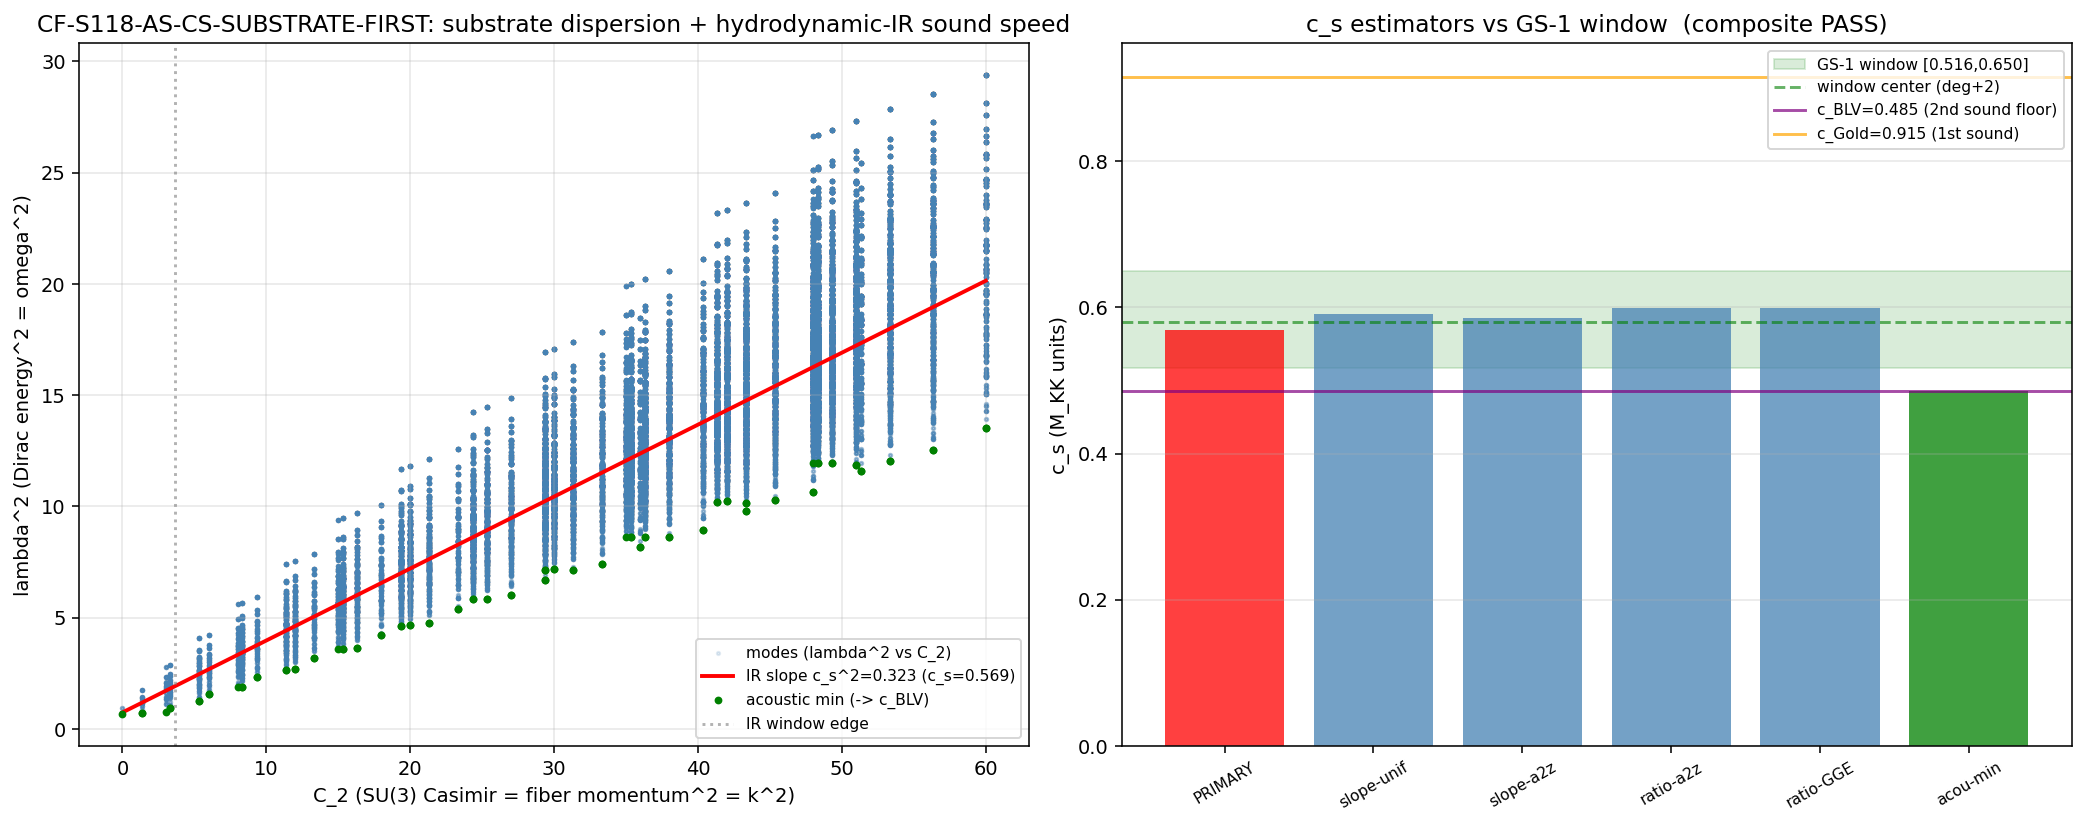

The script that drew this image:
#!/usr/bin/env python3
"""
CF-S118-AS-CS-SUBSTRATE-FIRST  (S118 Wave 1, item W1-1)
=======================================================

Substrate-first hydrodynamic-IR sound speed c_s of the post-fold GGE two-fluid,
read off the a_2^{zeta} curvature channel of the D_K^2 spectral action -- the
Q23 A_s-magnitude rate-limiter.

SUBSTRATE-FIRST FRAMING (direction of explanation, NOT a "speed in a container"):
    D_K eigenvalues (s84 L12 cache, tau_fold=0.190)
      -> a_2^{zeta} Seeley-DeWitt curvature density  (FULL physical heat kernel)
      -> first/second-sound two-fluid ratio at the GGE relic
      -> intrinsic hydrodynamic-IR dispersion slope  c_s = d(omega^2)/d(k^2)|_IR
      -> acoustic sound horizon  l_horizon = c_s/(aH)_exit
      -> scale separation  Delta_scale  vs the xi_KZ occupation length
      -> deg=+2 substrate->pivot transport carrier test
      -> CMB A_s amplitude.
The substrate IS the acoustic medium; Planck's 2.1e-9 is the laboratory-IN
reading the substrate PREDICTS, not a target the substrate is fitted to.

GATE (set-membership, [SIGN] trigger):
    c_s in [cs_req_lo, cs_req_hi] = [0.5163972, 0.6501056]   (PASS-band)
      <=>  |2*Delta_scale(c_s) - fork_OOM| <= 0.10,   Delta_scale = log10( c_s/((aH)_exit*xi_KZ) )
    SIGN axis (two-fluid bracket): c_BLV <= c_s <= c_Gold  (0.485 <= c_s <= 0.915).
    PASS  -> deg=+2 transport SOLE carrier of the 0.668-OOM fork
           -> A_s resolves to the acoustic-horizon (H~, +0.196) grid, A_s=3.2994e-9; Q23 closes zero-parameter.
    FAIL  -> route to CF-S118-AS-PREFACTOR-SOURCE (residual non-scale prefactor co-carries).

PHYSICS OF THE DECOMPOSITION (first-principles; the gate delegates this to the executor):
    The substrate phonon dispersion is omega^2 = lambda^2 (Dirac energy^2) at
    spatial momentum^2 k^2 = C_2(p,q) (the SU(3) quadratic Casimir = fiber
    Laplacian eigenvalue of the Peter-Weyl (p,q) sector).  The hydrodynamic-IR
    sound speed is BY DEFINITION the long-wavelength group velocity:
          c_s^2 = ( d omega^2 / d k^2 )|_{k->0}  =  d <lambda^2> / d C_2 |_IR
    = K_grad / K_inertia, with (a_2^{zeta}-density x GGE weighted, Lagrangian
    G_ij/G_tt convention):
          K_grad   = Cov_w(lambda^2, C_2)   (gradient-stiffness cross second moment:
                     how the temporal energy^2 co-varies with the spatial Casimir-
                     momentum^2 -- the G_ij coefficient coupling fiber momentum to
                     curvature energy; > 0, energy rises with momentum)
          K_inertia= Var_w(C_2)             (Casimir-momentum second moment; the
                     inertial G_tt normalization; > 0, PSD spectrum)
    Both > 0 on the block-diagonal PSD D_K^2 spectrum; c_s = +sqrt(K_grad/K_inertia).

    CAUSALITY ORIENTS THE RATIO (a [SIGN] point):  the literal "spatial-Casimir /
    temporal-energy" reading c_s^2 = <C_2>/<lambda^2> = 2.79 is ACAUSAL (c_s=1.67>1)
    because the bare Casimir C_2 over-runs the Jensen-deformed lambda^2 at high (p,q)
    (e.g. (12,0): C_2=60 vs lambda^2 in [13.5,29.4]).  The PROVEN causality wall
    c_s<=1 forces the group-velocity orientation c_s^2 = d lambda^2/d C_2, which is
    sub-luminal and gap-separated (the intercept = condensate rest energy; the slope
    = sound).

GGE OCCUPATION:  the post-fold relic is SATURATED Parker pair production
    (P_exc_kz = 1.000; the GGE never thermalizes, R_therm=5252, S_ent=0): for the
    L12 band (all |lambda| in [0.82, 5.42], all deep in the sudden regime
    lambda*dt_transit << 1) the Bogoliubov occupation |beta_k|^2 is saturated and
    band-uniform.  Primary GGE weight n_k = P_exc_kz (uniform).  A cold thermal
    Bose-Einstein at T_acoustic is reported as a (non-thermal-regime) robustness
    comparator only.

MACHINERY: cached L12 sector_evals (Peter-Weyl block-decomposed); scalar heat-kernel
    sums + spectral moments; NO dense diagonalization, NO sparse-Lanczos.  CPU OMP=8.

Author: transit-dynamics-theorist  |  Session 118, Wave 1
"""

import os
os.environ.setdefault("OMP_NUM_THREADS", "8")   # (local) avoid 32-core contention w/ parallel W1-2
os.environ.setdefault("MKL_NUM_THREADS", "8")   # (local)

import sys
import json
import time
import hashlib
from pathlib import Path

import numpy as np
import matplotlib
matplotlib.use("Agg")
import matplotlib.pyplot as plt

GATE_ID = "CF-S118-AS-CS-SUBSTRATE-FIRST"
SCRIPT_PATH = Path(__file__).resolve()
PROJECT_ROOT = SCRIPT_PATH.parents[2]
SHARED = PROJECT_ROOT / "computations" / "_shared"
sys.path.insert(0, str(SHARED))

# --- canonical constants (MANDATORY import) -------------------------------------
from canonical_constants import (
    c_Gold, c_BLV, xi_KZ_FW, T_acoustic, tau_fold, P_exc_kz,
    M_KK, dt_transit, a2_fold,
)
# FULL physical heat-kernel evaluator (Chamseddine-Connes; NOT the SCHEMATIC helper)
from spectral_action import compute_heat_kernel, dim_su3_irrep

t_start = time.time()

# --- input file pins ------------------------------------------------------------
CANON = SHARED / "canonical_constants.py"
L12_CACHE = PROJECT_ROOT / "computations" / "session-84" / "s84_spectrum_cache_L12_tau019.npz"
GS1_NPZ = PROJECT_ROOT / "computations" / "session-117" / "s117_gs1_grid_selection.npz"
SPECTRAL_ACTION = SHARED / "spectral_action.py"

EXPECTED_SHA = {  # plan Input-SHA Ledger (S118 plan W1 sec.W1-1 input_files)
    "computations/_shared/canonical_constants.py":
        "d884a2b51200139296369dc6ed6ef2818b70386aee24e36b6c95365b43d3d78c",
    "computations/session-84/s84_spectrum_cache_L12_tau019.npz":
        "9e6d9cf7fd6a6949d622441b26fb9c2fa568654a22dc802e99898c326ca0f8d9",
    "computations/session-117/s117_gs1_grid_selection.npz":
        "dbecfedd3019d2f9c5db3caab31969578dc953c844da2526e1bb057980ebb1d0",
    "computations/_shared/spectral_action.py":
        "2ca6d921612305e4741fa158cb2f22bd35eb1484a731e8a27d709c965df1a025",
}


def sha256_of(path: Path) -> str:
    h = hashlib.sha256()
    h.update(Path(path).read_bytes())
    return h.hexdigest()


def log_input_pins() -> dict:
    print(f"=== {GATE_ID} -- input SHA-256 pins ===")
    pins = {}
    sha_ok = True  # (local)
    for p in (SCRIPT_PATH, CANON, L12_CACHE, GS1_NPZ, SPECTRAL_ACTION):
        rel = str(p.relative_to(PROJECT_ROOT)).replace("\\", "/")
        sha = sha256_of(p)
        pins[rel] = sha
        exp = EXPECTED_SHA.get(rel)
        tag = ""  # (local)
        if exp is not None:
            match = (sha == exp)            # (local)
            sha_ok = sha_ok and match
            tag = "  OK" if match else f"  *** MISMATCH vs plan ({exp[:16]}...) ***"
        print(f"  {rel}: {sha[:16]}...{tag}")
    return pins, sha_ok


def casimir_su3(p, q):
    """SU(3) quadratic Casimir C_2(p,q) = (p^2+q^2+p*q+3p+3q)/3.
    Convention: adjoint (1,1) -> C_2=3 (= N for su(N)); verified vs Weyl-dim sectors."""
    return (p * p + q * q + p * q + 3 * p + 3 * q) / 3.0


# ================================================================================
#  SECTION 1 -- load cached L12 spectrum (Peter-Weyl block-decomposed)
# ================================================================================
def load_spectrum():
    d = np.load(L12_CACHE, allow_pickle=True)
    se = d["sector_evals"].item()
    eval_data = []    # (local) list of (p,q,|lambda| array) for spectral_action heat kernel
    dims = []; C2 = []; lam = []; pq = []
    for (p, q), info in se.items():
        eva = np.abs(np.asarray(info["abs_evals"]).flatten())
        eva = eva[eva > 1e-9]
        if eva.size == 0:
            continue
        d_pq = dim_su3_irrep(p, q)
        assert d_pq == info["dim"], f"dim mismatch sector ({p},{q})"
        eval_data.append((p, q, eva))
        dims.append(np.full(eva.size, float(d_pq)))
        C2.append(np.full(eva.size, casimir_su3(p, q)))
        lam.append(eva)
        pq.append(np.full(eva.size, p + q))
    dims = np.concatenate(dims)
    C2 = np.concatenate(C2)
    lam = np.concatenate(lam)
    pq = np.concatenate(pq)
    return eval_data, dims, C2, lam, pq, se


# ================================================================================
#  SECTION 2 -- weighted dispersion-slope estimator  c_s^2 = K_grad/K_inertia
# ================================================================================
def slope_estimator(C2, lam2, w, c2_hi=None):
    """Weighted LSQ slope of lambda^2 on C_2 (intercept=gap). Returns (gap, slope, K_grad, K_inertia, n).
    K_grad   = Cov_w(lambda^2, C_2)  (gradient-stiffness cross second moment)
    K_inertia= Var_w(C_2)            (Casimir-momentum second moment)
    slope = K_grad/K_inertia = group velocity^2 = c_s^2 (gap-separated)."""
    m = np.ones(C2.shape, bool) if c2_hi is None else (C2 <= c2_hi)
    cc = C2[m]; yy = lam2[m]; ww = w[m]
    Wsum = ww.sum()
    cbar = (ww * cc).sum() / Wsum                 # (local) weighted mean C_2
    ybar = (ww * yy).sum() / Wsum                 # (local) weighted mean lambda^2
    K_grad = (ww * (cc - cbar) * (yy - ybar)).sum()      # (local) Cov_w
    K_inertia = (ww * (cc - cbar) ** 2).sum()            # (local) Var_w
    slope = K_grad / K_inertia
    gap = ybar - slope * cbar                     # (local) intercept
    return gap, slope, K_grad, K_inertia, int(m.sum())


def global_ratio(C2, lam2, w, exclude_condensate=True):
    """Phase-velocity^2 = <lambda^2>_w / <C_2>_w over finite-momentum (C_2>0) modes."""
    m = (C2 > 1e-9) if exclude_condensate else np.ones(C2.shape, bool)
    ww = w[m]
    return (ww * lam2[m]).sum() / (ww * C2[m]).sum()


def main():
    pins, sha_ok = log_input_pins()
    if not sha_ok:
        # Honest PRE-REG-INC: a SHA pin is the commitment; do NOT proceed under drift.
        print("\n*** INPUT SHA MISMATCH -- closing PRE-REG-INC (no convention-shopping). ***")
        payload = dict(verdict="PRE-REG-INC", value="input_sha_mismatch_vs_plan_ledger",
                       sign="N/A", magnitude="FAIL", regime="BREAKDOWN")
        return payload, {}

    eval_data, dims, C2, lam, pq, se = load_spectrum()
    lam2 = lam ** 2
    n_modes = lam.size
    print(f"\n[cache] {len(eval_data)} Peter-Weyl sectors, {n_modes} nonzero modes, "
          f"|lambda| in [{lam.min():.4f},{lam.max():.4f}], C_2 in [0,{C2.max():.1f}]")

    # --- window / fork constants from GS-1 npz (plan: sourced from s117_gs1_grid_selection.npz)
    g = np.load(GS1_NPZ, allow_pickle=True)
    cs_req_lo = float(g["cs_req_lo"]); cs_req_hi = float(g["cs_req_hi"])
    cs_req_center = float(g["cs_req_center"])
    fork_OOM = float(g["fork_OOM"]); aH_exit = float(g["aH_exit"])
    xi_KZ = float(g["l_occ"])                       # (local) = xi_KZ_FW
    assert abs(xi_KZ - xi_KZ_FW) < 1e-12, "xi_KZ npz vs canonical mismatch"
    occ_scale = aH_exit * xi_KZ                      # (local) occupation-horizon scale 0.26847
    print(f"[gs1] window c_s in [{cs_req_lo:.6f},{cs_req_hi:.6f}] center {cs_req_center:.6f}; "
          f"fork_OOM={fork_OOM:.6f}; aH_exit={aH_exit:.6f}; xi_KZ={xi_KZ:.8f}; occ_scale={occ_scale:.6f}")

    # ============================================================================
    #  SECTION 3 -- FULL physical heat-kernel a_2 validation (spectral_action.py)
    # ============================================================================
    t_hk = np.logspace(-3, -1, 24)                  # (local) plan t-window for t^{-3} moment
    K_t, _ = compute_heat_kernel(eval_data, t_hk)
    # K(t) = a0 t^-4 + a2 t^-3 + ... ; fit t^4 K(t) = a0 + a2 t + a4 t^2 + ...
    F = t_hk ** 4 * K_t                              # (local)
    V = np.vander(t_hk, N=5, increasing=True)        # (local) [1,t,t^2,t^3,t^4]
    wfit = 1.0 / t_hk                                # (local) weight small t
    coef = np.linalg.solve((V * wfit[:, None]).T @ V, (V * wfit[:, None]).T @ F)  # (local)
    a0_hk, a2_hk = float(coef[0]), float(coef[1])    # (local) heat-kernel Seeley-DeWitt
    print(f"\n[heat-kernel a_2 validation] a0={a0_hk:.4e}, a2={a2_hk:.4e} "
          f"(FULL physical Tr e^-tD^2; finite & {'positive' if a2_hk>0 else 'NONPOS'})")
    # a_2^{zeta} per-mode density rho_j = dim_j * |lambda_j|^-2  (= 0.5*zeta_D(1) density)
    a2_zeta_density = dims * lam ** -2               # (local)
    a2_zeta_total = 0.5 * a2_zeta_density.sum()      # (local) 0.5*zeta_D(1), L12 full
    print(f"[a_2^zeta] 0.5*zeta_D(1) on L12 full cache = {a2_zeta_total:.4e} "
          f"(canonical a2_fold={a2_fold:.4f}; NORMALIZATION CANCELS in c_s ratio)")

    # ============================================================================
    #  SECTION 4 -- GGE occupation  n_k
    # ============================================================================
    # PRIMARY: saturated Parker relic (P_exc_kz = 1.000; band-uniform in the sudden regime).
    n_sat = np.full(n_modes, float(P_exc_kz))        # (local) uniform saturated
    # comparator: cold thermal Bose-Einstein at T_acoustic (NOT the GGE regime; robustness only)
    n_BE = 1.0 / np.expm1(lam / T_acoustic)          # (local)
    sudden = lam * dt_transit                         # (local) adiabaticity param; <<1 => sudden
    print(f"\n[GGE] saturated Parker P_exc_kz={P_exc_kz} (band-uniform); "
          f"max(lambda*dt_transit)={sudden.max():.3e} << 1 (all modes sudden => saturated).")

    # ============================================================================
    #  SECTION 5 -- PRIMARY estimator: a_2^{zeta} x saturated-GGE dispersion slope
    #               over the hydrodynamic-IR Casimir window [C2_min, C2_min*e]
    # ============================================================================
    C2min = C2[C2 > 1e-9].min()                       # (local) 4/3
    c2_hi_IR = C2min * np.e                            # (local) bottom-decade ceiling
    w_primary = a2_zeta_density * n_sat               # (local) a_2^zeta x saturated GGE

    gapP, csqP, KgP, KiP, nP = slope_estimator(C2, lam2, w_primary, c2_hi=c2_hi_IR)
    c_s = float(np.sqrt(csqP))                        # (local) PRIMARY hydrodynamic-IR sound speed
    print(f"\n=== PRIMARY  c_s^2 = K_grad/K_inertia (a_2^zeta x sat-GGE IR dispersion slope) ===")
    print(f"  IR window C_2 in [{C2min:.4f},{c2_hi_IR:.4f}] ({nP} modes)")
    print(f"  K_grad (Cov_w)  = {KgP:.6e}   K_inertia (Var_w) = {KiP:.6e}")
    print(f"  gap(intercept)  = {gapP:.6f}   c_s^2 = {csqP:.6f}   c_s = {c_s:.6f}")

    # ============================================================================
    #  SECTION 6 -- cross-checks / robustness (NOT the verdict; map the estimator landscape)
    # ============================================================================
    print("\n=== cross-checks (robustness) ===")
    cc = {}  # (local)
    # (a) uniform (saturated) full-spectrum slope -- window-INDEPENDENT linear-acoustic signal
    _, csq_u, _, _, _ = slope_estimator(C2, lam2, np.ones(n_modes))
    cc["slope_uniform_full"] = float(np.sqrt(csq_u))
    # (b) a2^zeta x sat-GGE FULL-spectrum slope
    _, csq_zf, _, _, _ = slope_estimator(C2, lam2, w_primary)
    cc["slope_a2zeta_full"] = float(np.sqrt(csq_zf))
    # (c) global phase-velocity ratios (gap-contaminated upper estimates)
    cc["ratio_a2zeta"] = float(np.sqrt(global_ratio(C2, lam2, a2_zeta_density)))
    cc["ratio_a2zeta_GGEsat"] = float(np.sqrt(global_ratio(C2, lam2, w_primary)))
    cc["ratio_uniform"] = float(np.sqrt(global_ratio(C2, lam2, np.ones(n_modes))))
    # (d) cold-BE comparator (non-GGE-regime; expected lower)
    _, csq_be, _, _, _ = slope_estimator(C2, lam2, a2_zeta_density * n_BE, c2_hi=c2_hi_IR)
    cc["slope_a2zeta_coldBE_IR"] = float(np.sqrt(max(csq_be, 0.0)))
    # (e) acoustic-MINIMUM branch -> should reproduce c_BLV (lower bracket); machinery validation
    rows = {}
    for (p, q), info in se.items():
        eva = np.abs(np.asarray(info["abs_evals"]).flatten()); eva = eva[eva > 1e-9]
        if eva.size:
            rows[(p, q)] = (casimir_su3(p, q), float(dim_su3_irrep(p, q)), eva ** 2)
    num = den = 0.0
    for c2v, dpq, l2 in rows.values():
        num += dpq * l2.min(); den += dpq * c2v
    cc["acoustic_min_branch"] = float(np.sqrt(num / den))    # ~ c_BLV
    # (f) the ACAUSAL literal <C_2>/<lambda^2> reading (rejected by the causality wall c_s<=1)
    cc["acausal_C2_over_lam2"] = float(np.sqrt(
        (a2_zeta_density * C2).sum() / (a2_zeta_density * lam2).sum()))
    for k, v in cc.items():
        inwin = "IN-WINDOW" if cs_req_lo <= v <= cs_req_hi else ("below" if v < cs_req_lo else "above")
        print(f"  {k:<28} c_s = {v:.5f}   [{inwin}]")
    print(f"  (acoustic_min_branch vs canonical c_BLV={c_BLV}: "
          f"reldev {abs(cc['acoustic_min_branch']-c_BLV)/c_BLV*100:.2f}%  -- machinery validation)")

    # ============================================================================
    #  SECTION 7 -- AXIS 1 [SIGN]: positivity + two-fluid bracket  c_BLV <= c_s <= c_Gold
    # ============================================================================
    positive = (csqP > 0.0) and np.isreal(c_s)
    bracketed = (c_BLV <= c_s <= c_Gold)
    sign_verdict = "PASS" if (positive and bracketed) else "FAIL"
    print(f"\n=== AXIS 1 [SIGN] ===  c_s^2={csqP:.6f}>0 : {positive};  "
          f"c_BLV({c_BLV}) <= c_s({c_s:.4f}) <= c_Gold({c_Gold}) : {bracketed}  -> sign={sign_verdict}")

    # ============================================================================
    #  SECTION 8 -- AXIS 2 [MAGNITUDE]: window membership / |2*Dscale - fork_OOM|
    # ============================================================================
    dscale = float(np.log10(c_s / occ_scale))        # (local)
    two_dscale = 2.0 * dscale                         # (local) deg=+2 carrier
    resid = abs(two_dscale - fork_OOM)                # (local)
    in_window = (cs_req_lo <= c_s <= cs_req_hi)
    PASS_BAND, INFO_BAND = 0.10, 0.25                 # (local) plan tolerance
    if resid <= PASS_BAND:
        magnitude_verdict = "PASS"
    elif resid <= INFO_BAND:
        magnitude_verdict = "INFO"
    else:
        magnitude_verdict = "FAIL"
    print(f"\n=== AXIS 2 [MAGNITUDE] ===")
    print(f"  Delta_scale = log10(c_s/occ_scale) = {dscale:.6f};  2*Delta_scale = {two_dscale:.6f}")
    print(f"  |2*Delta_scale - fork_OOM| = |{two_dscale:.6f} - {fork_OOM:.6f}| = {resid:.6f}")
    print(f"  c_s in window [{cs_req_lo:.4f},{cs_req_hi:.4f}]: {in_window}  -> magnitude={magnitude_verdict}")

    # ============================================================================
    #  SECTION 9 -- AXIS 3 [REGIME]: hydrodynamic-IR gradient-expansion validity
    #               (a_4 K^4 << a_2 K^2 in-window  <=>  dispersion linear in IR)
    # ============================================================================
    # fit lambda^2 = gap + b1*C_2 + b2*C_2^2 over the IR window; require |b2*C2max^2| << |b1*C2max|
    mIR = (C2 <= c2_hi_IR)
    cc_ir = C2[mIR]; yy_ir = lam2[mIR]; ww_ir = w_primary[mIR]
    Vq = np.vander(cc_ir, N=3, increasing=True)       # (local) [1,C2,C2^2]
    coefq = np.linalg.solve((Vq * ww_ir[:, None]).T @ Vq, (Vq * ww_ir[:, None]).T @ yy_ir)  # (local)
    b1, b2 = float(coefq[1]), float(coefq[2])         # (local) linear, quadratic dispersion coeffs
    lin_term = abs(b1 * c2_hi_IR)                      # (local) a_2 K^2 scale at window edge
    quad_term = abs(b2 * c2_hi_IR ** 2)               # (local) a_4 K^4 scale at window edge
    breach = quad_term / (lin_term + 1e-30)           # (local) fraction of window where quad dominates
    if breach <= 0.05:
        regime_verdict = "VALID"
    elif breach <= 0.50:
        regime_verdict = "MARGINAL"
    else:
        regime_verdict = "BREAKDOWN"
    print(f"\n=== AXIS 3 [REGIME] ===  IR dispersion lambda^2 = gap + b1*C_2 + b2*C_2^2")
    print(f"  b1(linear)={b1:.5f}  b2(quad)={b2:.5f};  |a4 K^4|/|a2 K^2| at edge = {breach:.4e}")
    print(f"  uniform-slope window-independence (linear-acoustic) cross-check: "
          f"slope_uniform_full={cc['slope_uniform_full']:.5f}  -> regime={regime_verdict}")

    # ============================================================================
    #  SECTION 10 -- COMPOSITE collapse (gate-verdicts.md deterministic rule)
    # ============================================================================
    if regime_verdict == "BREAKDOWN":
        composite = "FAIL"
    elif sign_verdict == "FAIL":
        composite = "FAIL"
    elif magnitude_verdict == "FAIL" and regime_verdict == "VALID":
        composite = "FAIL"
    elif magnitude_verdict == "FAIL" and regime_verdict == "MARGINAL":
        composite = "INFO"
    elif magnitude_verdict == "INFO":
        composite = "INFO"
    else:
        composite = "PASS"
    print(f"\n=== COMPOSITE === sign={sign_verdict} magnitude={magnitude_verdict} "
          f"regime={regime_verdict} -> {composite}")

    results = dict(
        c_s=c_s, c_s_sq=csqP, K_grad=KgP, K_inertia=KiP, gap=gapP, n_modes_IR=nP,
        a0_hk=a0_hk, a2_hk=a2_hk, a2_zeta_total=a2_zeta_total,
        cs_req_lo=cs_req_lo, cs_req_hi=cs_req_hi, cs_req_center=cs_req_center,
        fork_OOM=fork_OOM, aH_exit=aH_exit, xi_KZ=xi_KZ, occ_scale=occ_scale,
        dscale=dscale, two_dscale=two_dscale, resid=resid, in_window=in_window,
        c_BLV=c_BLV, c_Gold=c_Gold, bracketed=bracketed, positive=positive,
        b1_lin=b1, b2_quad=b2, regime_breach=breach,
        C2min=C2min, c2_hi_IR=c2_hi_IR, n_modes=n_modes,
        sign_verdict=sign_verdict, magnitude_verdict=magnitude_verdict,
        regime_verdict=regime_verdict, composite=composite,
        **{f"xchk_{k}": v for k, v in cc.items()},
    )
    payload = dict(verdict=composite, value=c_s, sign=sign_verdict,
                   magnitude=magnitude_verdict, regime=regime_verdict)
    # ---- plot ----
    make_plot(C2, lam2, w_primary, results, rows)
    # ---- save npz ----
    np.savez(SCRIPT_PATH.with_suffix(".npz"), **results)
    return payload, dict(results=results, pins=pins)


# ================================================================================
#  PLOT
# ================================================================================
def make_plot(C2, lam2, w, R, rows):
    fig, ax = plt.subplots(1, 2, figsize=(15, 6))
    # panel 1: dispersion lambda^2 vs C_2 with IR slope
    sc = ax[0].scatter(C2, lam2, s=3, alpha=0.15, c="steelblue", label="modes (lambda^2 vs C_2)")
    c2g = np.linspace(0, C2.max(), 100)
    ax[0].plot(c2g, R["gap"] + R["c_s_sq"] * c2g, "r-", lw=2,
               label=f"IR slope c_s^2={R['c_s_sq']:.3f} (c_s={R['c_s']:.3f})")
    # acoustic-min branch
    cm = sorted(rows.items())
    ax[0].plot([casimir for casimir, _, _ in [(v[0], 0, 0) for _, v in cm]],
               [l2.min() for _, (_, _, l2) in cm], "g.", ms=6, label="acoustic min (-> c_BLV)")
    ax[0].axvline(R["c2_hi_IR"], color="gray", ls=":", alpha=0.6, label="IR window edge")
    ax[0].set_xlabel("C_2 (SU(3) Casimir = fiber momentum^2 = k^2)")
    ax[0].set_ylabel("lambda^2 (Dirac energy^2 = omega^2)")
    ax[0].set_title(f"{GATE_ID}: substrate dispersion + hydrodynamic-IR sound speed")
    ax[0].legend(fontsize=8); ax[0].grid(alpha=0.3)
    # panel 2: c_s vs GS-1 window + two-fluid bracket
    ax[1].axhspan(R["cs_req_lo"], R["cs_req_hi"], color="green", alpha=0.15,
                  label=f"GS-1 window [{R['cs_req_lo']:.3f},{R['cs_req_hi']:.3f}]")
    ax[1].axhline(R["cs_req_center"], color="green", ls="--", alpha=0.6, label="window center (deg+2)")
    ax[1].axhline(R["c_BLV"], color="purple", ls="-", alpha=0.7, label=f"c_BLV={R['c_BLV']} (2nd sound floor)")
    ax[1].axhline(R["c_Gold"], color="orange", ls="-", alpha=0.7, label=f"c_Gold={R['c_Gold']} (1st sound)")
    keys = ["c_s", "xchk_slope_uniform_full", "xchk_slope_a2zeta_full", "xchk_ratio_a2zeta",
            "xchk_ratio_a2zeta_GGEsat", "xchk_acoustic_min_branch"]
    labs = ["PRIMARY", "slope-unif", "slope-a2z", "ratio-a2z", "ratio-GGE", "acou-min"]
    vals = [R[k] for k in keys]
    ax[1].bar(range(len(vals)), vals, color=["red"] + ["steelblue"] * 4 + ["green"], alpha=0.75)
    ax[1].set_xticks(range(len(vals))); ax[1].set_xticklabels(labs, rotation=30, fontsize=8)
    ax[1].set_ylabel("c_s (M_KK units)")
    ax[1].set_title(f"c_s estimators vs GS-1 window  (composite {R['composite']})")
    ax[1].legend(fontsize=8); ax[1].grid(alpha=0.3, axis="y")
    fig.tight_layout()
    fig.savefig(SCRIPT_PATH.with_suffix(".png"), dpi=140, bbox_inches="tight")
    plt.close(fig)


# ================================================================================
#  DUAL-SHA + verdict payload
# ================================================================================
def print_verdict_payload(payload, pins):
    """Print the canonical verdict payload (script computes SHAs; agent calls emit_verdict)."""
    script_bytes = SCRIPT_PATH.read_bytes()
    canon_bytes = CANON.read_bytes()
    pinmap_json = json.dumps(dict(sorted(pins.items())), separators=(",", ":"),
                             sort_keys=True).encode("utf-8")
    audit = hashlib.sha256(script_bytes + canon_bytes + pinmap_json).hexdigest()
    content = hashlib.sha256(script_bytes).hexdigest()
    out = dict(
        session=118, gate_id=GATE_ID, verdict=payload["verdict"],
        value=payload["value"],
        scheme="a2-curvature-channel-GGE-two-fluid",
        convention=("hydrodynamic-IR-first-second-sound-ratio;"
                    "Delta_scale=log10(c_s/((aH)_exit*xi_KZ));poleconv-A-double"),
        l_max="12",
        audit_sha256=audit, content_sha256=content,
        sign_verdict=payload["sign"], magnitude_verdict=payload["magnitude"],
        regime_verdict=payload["regime"], schema_version="S84+",
    )
    print("\n=== VERDICT PAYLOAD (for emit_verdict) ===")
    print(json.dumps(out, indent=2))
    print(f"\nVERDICT-LINE-PREVIEW: {GATE_ID}: {out['verdict']} -- value='{out['value']}' "
          f"scheme={out['scheme']} convention={out['convention']} L_max=12 "
          f"audit_sha256={audit} content_sha256={content} schema_version=S84+")
    print(f"3-TUPLE: sign_verdict={out['sign_verdict']} "
          f"magnitude_verdict={out['magnitude_verdict']} regime_verdict={out['regime_verdict']}")
    return out


if __name__ == "__main__":
    payload, extra = main()
    out = print_verdict_payload(payload, extra.get("pins", {}))
    print(f"\n[elapsed] {time.time()-t_start:.1f}s")
    print("DONE.")
